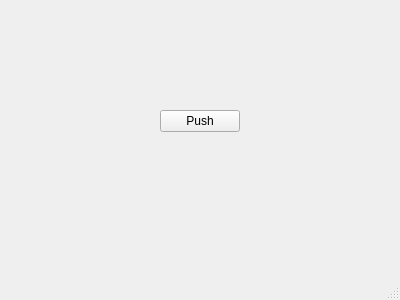
<?xml version="1.0" encoding="UTF-8"?>
<ui version="4.0">
 <class>MainWindow</class>
 <widget class="QMainWindow" name="MainWindow">
  <property name="geometry">
   <rect>
    <x>0</x>
    <y>0</y>
    <width>400</width>
    <height>300</height>
   </rect>
  </property>
  <property name="minimumSize">
   <size>
    <width>400</width>
    <height>300</height>
   </size>
  </property>
  <property name="maximumSize">
   <size>
    <width>400</width>
    <height>300</height>
   </size>
  </property>
  <property name="windowTitle">
   <string>MainWindow</string>
  </property>
  <widget class="QWidget" name="centralwidget">
   <widget class="QPushButton" name="pushButton">
    <property name="geometry">
     <rect>
      <x>160</x>
      <y>110</y>
      <width>80</width>
      <height>22</height>
     </rect>
    </property>
    <property name="text">
     <string>Push</string>
    </property>
   </widget>
  </widget>
  <widget class="QStatusBar" name="statusbar"/>
 </widget>
 <resources/>
 <connections/>
</ui>
